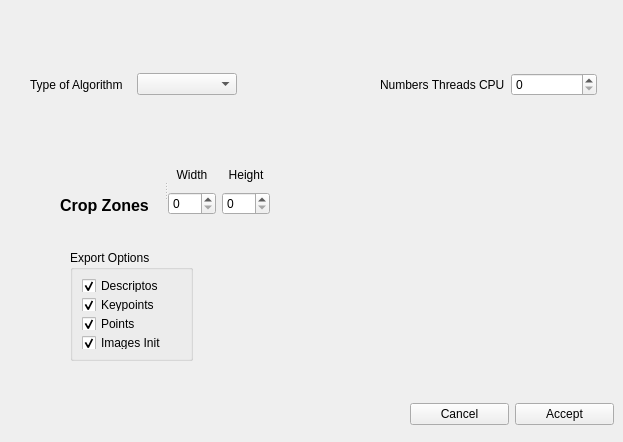
<?xml version="1.0" encoding="UTF-8"?>
<ui version="4.0">
 <class>Form</class>
 <widget class="QWidget" name="Form">
  <property name="geometry">
   <rect>
    <x>0</x>
    <y>0</y>
    <width>623</width>
    <height>442</height>
   </rect>
  </property>
  <property name="windowTitle">
   <string>Form</string>
  </property>
  <widget class="QGroupBox" name="groupBox">
   <property name="geometry">
    <rect>
     <x>70</x>
     <y>250</y>
     <width>123</width>
     <height>111</height>
    </rect>
   </property>
   <property name="title">
    <string>Export Options</string>
   </property>
   <layout class="QVBoxLayout" name="verticalLayout">
    <item>
     <widget class="QCheckBox" name="checkBoxDescriptors">
      <property name="text">
       <string>Descriptos</string>
      </property>
      <property name="checked">
       <bool>true</bool>
      </property>
     </widget>
    </item>
    <item>
     <widget class="QCheckBox" name="checkBoxKeyPoints">
      <property name="text">
       <string>Keypoints</string>
      </property>
      <property name="checked">
       <bool>true</bool>
      </property>
     </widget>
    </item>
    <item>
     <widget class="QCheckBox" name="checkBoxPoints">
      <property name="text">
       <string>Points</string>
      </property>
      <property name="checked">
       <bool>true</bool>
      </property>
     </widget>
    </item>
    <item>
     <widget class="QCheckBox" name="checkBoxImagesInit">
      <property name="text">
       <string>Images Init</string>
      </property>
      <property name="checked">
       <bool>true</bool>
      </property>
      <property name="tristate">
       <bool>false</bool>
      </property>
     </widget>
    </item>
   </layout>
  </widget>
  <widget class="QWidget" name="layoutWidget">
   <property name="geometry">
    <rect>
     <x>30</x>
     <y>70</y>
     <width>207</width>
     <height>29</height>
    </rect>
   </property>
   <layout class="QHBoxLayout" name="horizontalLayout_3">
    <item>
     <widget class="QLabel" name="label_2">
      <property name="text">
       <string>Type of Algorithm</string>
      </property>
     </widget>
    </item>
    <item>
     <widget class="QComboBox" name="comboBoxAlgorithm"/>
    </item>
   </layout>
  </widget>
  <widget class="QWidget" name="layoutWidget">
   <property name="geometry">
    <rect>
     <x>380</x>
     <y>70</y>
     <width>217</width>
     <height>29</height>
    </rect>
   </property>
   <layout class="QHBoxLayout" name="horizontalLayout_2">
    <item>
     <widget class="QLabel" name="labelNthreads">
      <property name="text">
       <string>Numbers Threads CPU</string>
      </property>
     </widget>
    </item>
    <item>
     <widget class="QSpinBox" name="spinBoxThreads">
      <property name="singleStep">
       <number>1</number>
      </property>
     </widget>
    </item>
   </layout>
  </widget>
  <widget class="QSplitter" name="splitter">
   <property name="geometry">
    <rect>
     <x>60</x>
     <y>164</y>
     <width>210</width>
     <height>51</height>
    </rect>
   </property>
   <property name="orientation">
    <enum>Qt::Horizontal</enum>
   </property>
   <widget class="QWidget" name="layoutWidget">
    <layout class="QVBoxLayout" name="verticalLayout_4">
     <item>
      <spacer name="verticalSpacer">
       <property name="orientation">
        <enum>Qt::Vertical</enum>
       </property>
       <property name="sizeHint" stdset="0">
        <size>
         <width>20</width>
         <height>40</height>
        </size>
       </property>
      </spacer>
     </item>
     <item>
      <widget class="QLabel" name="label_3">
       <property name="font">
        <font>
         <pointsize>12</pointsize>
         <weight>75</weight>
         <bold>true</bold>
        </font>
       </property>
       <property name="text">
        <string>Crop Zones</string>
       </property>
      </widget>
     </item>
    </layout>
   </widget>
   <widget class="QWidget" name="layoutWidget">
    <layout class="QHBoxLayout" name="horizontalLayout_4">
     <item>
      <layout class="QVBoxLayout" name="verticalLayout_3">
       <item>
        <widget class="QLabel" name="labelW">
         <property name="text">
          <string>Width</string>
         </property>
         <property name="alignment">
          <set>Qt::AlignCenter</set>
         </property>
        </widget>
       </item>
       <item>
        <widget class="QSpinBox" name="spinBoxCropW"/>
       </item>
      </layout>
     </item>
     <item>
      <layout class="QVBoxLayout" name="verticalLayout_2">
       <item>
        <widget class="QLabel" name="labelH">
         <property name="layoutDirection">
          <enum>Qt::LeftToRight</enum>
         </property>
         <property name="text">
          <string>Height</string>
         </property>
         <property name="alignment">
          <set>Qt::AlignCenter</set>
         </property>
        </widget>
       </item>
       <item>
        <widget class="QSpinBox" name="spinBoxCropH"/>
       </item>
      </layout>
     </item>
    </layout>
   </widget>
  </widget>
  <widget class="QWidget" name="layoutWidget">
   <property name="geometry">
    <rect>
     <x>410</x>
     <y>400</y>
     <width>204</width>
     <height>29</height>
    </rect>
   </property>
   <layout class="QHBoxLayout" name="horizontalLayout">
    <item>
     <widget class="QPushButton" name="pushButtonCancel">
      <property name="text">
       <string>Cancel</string>
      </property>
     </widget>
    </item>
    <item>
     <widget class="QPushButton" name="pushButtonAcepted">
      <property name="text">
       <string>Accept</string>
      </property>
     </widget>
    </item>
   </layout>
  </widget>
  <zorder>layoutWidget</zorder>
  <zorder>layoutWidget</zorder>
  <zorder>splitter</zorder>
  <zorder>layoutWidget</zorder>
  <zorder>groupBox</zorder>
 </widget>
 <resources/>
 <connections/>
</ui>
